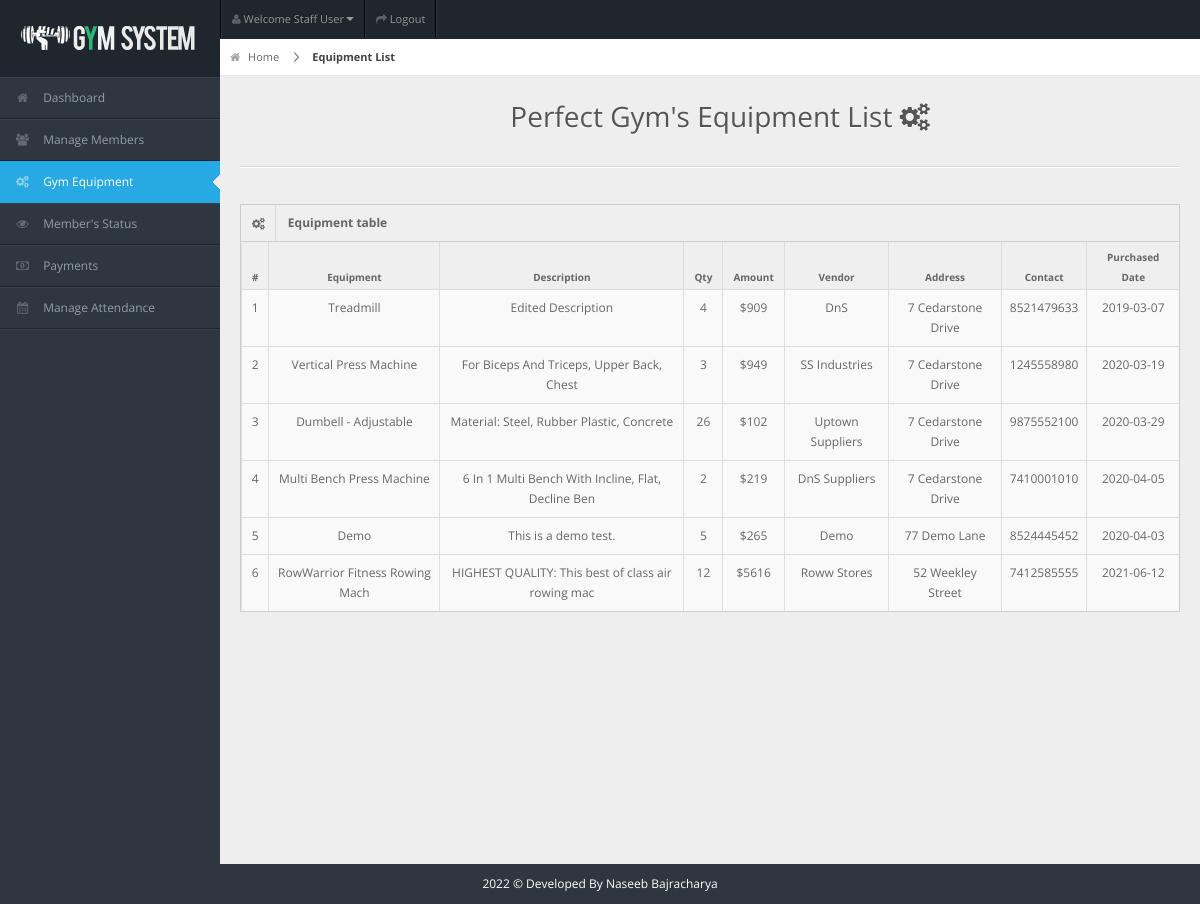
Page /staff/staff-pages/equipment.php (signed in) on the committed database.
### tables this page shows
CREATE TABLE `equipment` (
  `id` int(11) NOT NULL,
  `name` varchar(30) NOT NULL,
  `amount` int(100) NOT NULL,
  `quantity` int(100) NOT NULL,
  `vendor` varchar(50) NOT NULL,
  `description` varchar(50) NOT NULL,
  `address` varchar(20) NOT NULL,
  `contact` varchar(10) NOT NULL,
  `date` date NOT NULL
);

### staff/staff-pages/equipment.php (the view, shortened to what this page needs)
<!DOCTYPE html>
<html lang="en">
<head>
<link rel="stylesheet" href="../css/bootstrap.min.css" />
<link rel="stylesheet" href="../css/bootstrap-responsive.min.css" />
<link rel="stylesheet" href="../css/fullcalendar.css" />
<link rel="stylesheet" href="../css/matrix-style.css" />
<link rel="stylesheet" href="../css/matrix-media.css" />
<link href="../font-awesome/css/font-awesome.css" rel="stylesheet" />
<link rel="stylesheet" href="../css/jquery.gritter.css" />
</head>
<body>
<div id="header">
  <h1><a href="dashboard.html">Perfect Gym</a></h1>
</div>
<?php include '../includes/header.php'?>
<?php $page="equipment"; include '../includes/sidebar.php'?>
<div id="content">
  <div id="content-header">
    <div id="breadcrumb"> <a href="index.php" title="Go to Home" class="tip-bottom"><i class="icon-home"></i> Home</a> <a href="#" class="current">Equipment List</a> </div>
    <h1 class="text-center">Perfect Gym's Equipment List <i class="icon icon-cogs"></i></h1>
  </div>
  <div class="container-fluid">
    <hr>
    <div class="row-fluid">
      <div class="span12">
      <div class='widget-box'>
          <div class='widget-title'> <span class='icon'> <i class='icon-cogs'></i> </span>
            <h5>Equipment table</h5>
          </div>
          <div class='widget-content nopadding'>
	  <?php
      $qry="select * from equipment";
      $cnt = 1;
        $result=mysqli_query($conn,$qry);
          echo"<table class='table table-bordered table-striped'>
              <thead>
                <tr>
                  <th>#</th>
                  <th>Equipment</th>
                  <th>Description</th>
                  <th>Qty</th>
                  <th>Amount</th>
                  <th>Vendor</th>
                  <th>Address</th>
                  <th>Contact</th>
                  <th>Purchased Date</th>
                </tr>
              </thead>";
            while($row=mysqli_fetch_array($result)){
            echo"<tbody>
                <td><div class='text-center'>".$cnt."</div></td>
                <td><div class='text-center'>".$row['name']."</div></td>
                <td><div class='text-center'>".$row['description']."</div></td>
                <td><div class='text-center'>".$row['quantity']."</div></td>
                <td><div class='text-center'>$".$row['amount']."</div></td>
                <td><div class='text-center'>".$row['vendor']."</div></td>
                <td><div class='text-center'>".$row['address']."</div></td>
                <td><div class='text-center'>".$row['contact']."</div></td>
                <td><div class='text-center'>".$row['date']."</div></td>
              </tbody>";
         $cnt++;   }
            ?>
            </table>
          </div>
        </div>
      </div>
    </div>
  </div>
</div>
<div class="row-fluid">
  <div id="footer" class="span12"> <?php echo date("Y");?> &copy; Developed By Naseeb Bajracharya</a> </div>
</div>
</body>
</html>

### staff/css/matrix-style.css (style rules this page uses)
* { outline: none !important; -moz-outline: none !important; }
html, body { height: 100%; }
body { overflow-x: hidden; margin-top: -10px; font-family: "Open Sans", sans-serif; font-size: 12px; color: #666; }
a { color: #666; }
select, textarea, input[type="text"], input[type="password"], input[type="datetime"], input[type="datetime-local"], input[type="date"], input[type="month"], input[type="time"], input[type="week"], input[type="number"], input[type="email"], input[type="url"], input[type="search"], input[type="tel"], input[type="color"], .uneditable-input, .label, .dropdown-menu, .btn, .well, .progress, .table-bordered, .btn-group > .btn:first-child, .btn-group > .btn:last-child, .btn-group > .btn:last-child, .btn-group > .dropdown-toggle, .alert { border-radius: 0px; }
#footer { padding: 10px; text-align: center; }
hr { border-top-color: #dadada; }
#header { height: 77px; position: relative; width: 100%; z-index: -9; }
#header h1 { background: url("../img/icontest3.png") no-repeat scroll 0 0 transparent; height: 31px; left: 20px; line-height: 600px; overflow: hidden; position: relative; top: 26px; width: 191px; }
#header h1 a { display: block; }
#content { background: none repeat scroll 0 0 #eeeeee; margin-left: 220px; margin-right: 0; padding-bottom: 25px; position: relative; min-height: 100%; width: auto; }
#content-header { position: abslute; width: 100%; margin-top: -38px; z-index: 20; }
#content-header h1 { color: #555555; font-size: 28px; font-weight: normal; float: none; text-shadow: 0 1px 0 #ffffff; margin-left: 20px; position: relative; }
#content-header h1, #content-header .btn-group { margin-top: 20px; }
#breadcrumb { background-color: #fff; border-bottom: 1px solid #e3ebed; }
#breadcrumb a { padding: 8px 20px 8px 10px; display: inline-block; background-image: url("../img/breadcrumb.png"); background-position: center right; background-repeat: no-repeat; font-size: 11px; color: #666666; }
#breadcrumb a:last-child { background-image: none; }
#breadcrumb a.current { font-weight: bold; color: #444444; }
#breadcrumb a i { margin-right: 5px; opacity: 0.6; }
.widget-box { background: none repeat scroll 0 0 #f9f9f9; border-left: 1px solid #cdcdcd; border-top: 1px solid #cdcdcd; border-right: 1px solid #cdcdcd; clear: both; margin-top: 16px; margin-bottom: 16px; position: relative; }
.widget-title, .modal-header, .table th, div.dataTables_wrapper .ui-widget-header { background: #efefef; border-bottom: 1px solid #cdcdcd; height: 36px; }
.widget-title span.icon { padding: 9px 10px 7px 11px; float: left; border-right: 1px solid #dadada; }
.widget-title h5 { color: #666; float: left; font-size: 12px; font-weight: bold; padding: 12px; line-height: 12px; margin: 0; }
.widget-content { padding: 15px; border-bottom: 1px solid #cdcdcd; }
.table th { height: auto; font-size: 10px; padding: 5px 10px 2px; border-bottom: 0; text-align: center; color: #666666; }
.nopadding { padding: 0 !important; }
.nopadding .table { margin-bottom: 0; }
.nopadding .table-bordered { border: 0; }

### staff/css/matrix-media.css (style rules this page uses)
body { background:#2E363F; }
#header { background-color: #1f262d; margin-top:10px; }

### staff/staff-pages/equipment.php (style rules this page uses)
#footer { color: white; }

### rows in the picture
equipment: name "Treadmill", description "Edited Description", quantity "4", amount "909", vendor "DnS", address "7 Cedarstone Drive", contact "8521479633", date "2019-03-07"
equipment: name "Vertical Press Machine", description "For Biceps And Triceps, Upper Back, Chest", quantity "3", amount "949", vendor "SS Industries", address "7 Cedarstone Drive", contact "1245558980", date "2020-03-19"
equipment: name "Dumbell - Adjustable", description "Material: Steel, Rubber Plastic, Concrete", quantity "26", amount "102", vendor "Uptown Suppliers", address "7 Cedarstone Drive", contact "9875552100", date "2020-03-29"
equipment: name "Multi Bench Press Machine", description "6 In 1 Multi Bench With Incline, Flat, Decline Ben", quantity "2", amount "219", vendor "DnS Suppliers", address "7 Cedarstone Drive", contact "7410001010", date "2020-04-05"
equipment: name "Demo", description "This is a demo test.", quantity "5", amount "265", vendor "Demo", address "77 Demo Lane", contact "8524445452", date "2020-04-03"
equipment: name "RowWarrior Fitness Rowing Mach", description "HIGHEST QUALITY: This best of class air rowing mac", quantity "12", amount "5616", vendor "Roww Stores", address "52 Weekley Street", contact "7412585555", date "2021-06-12"
